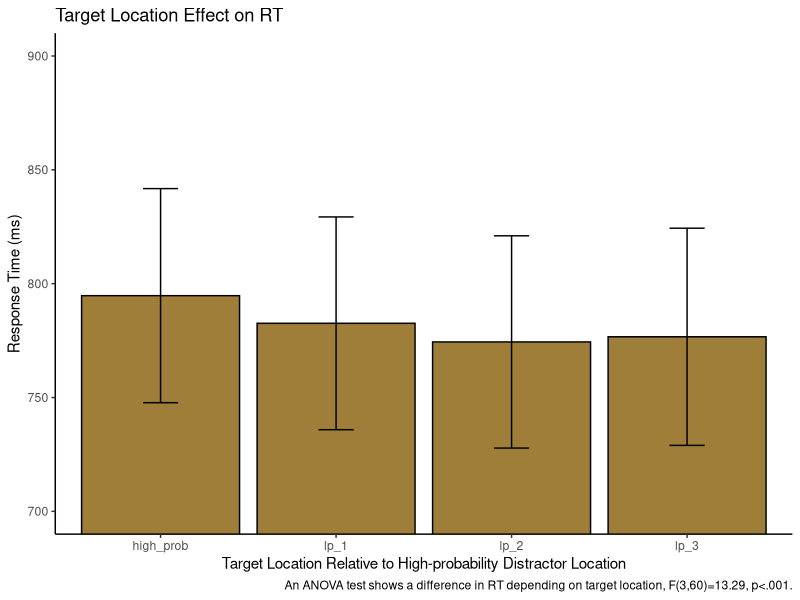
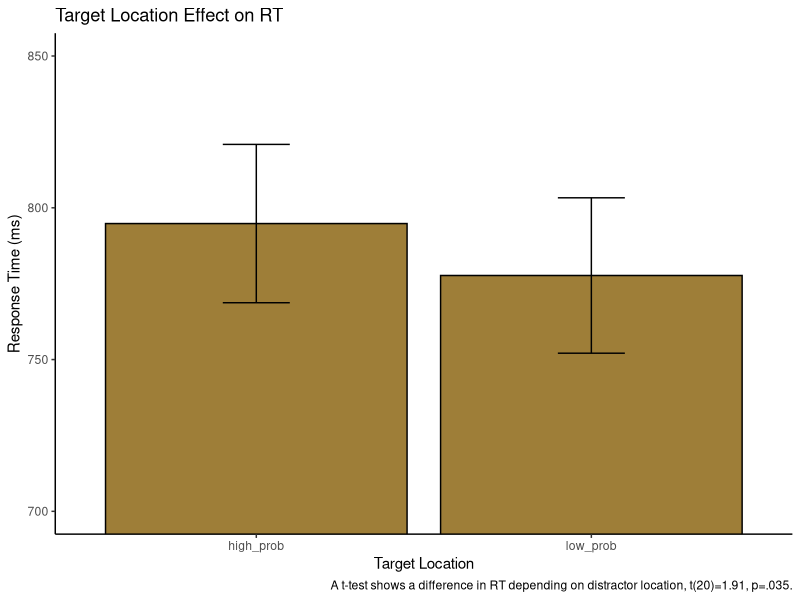
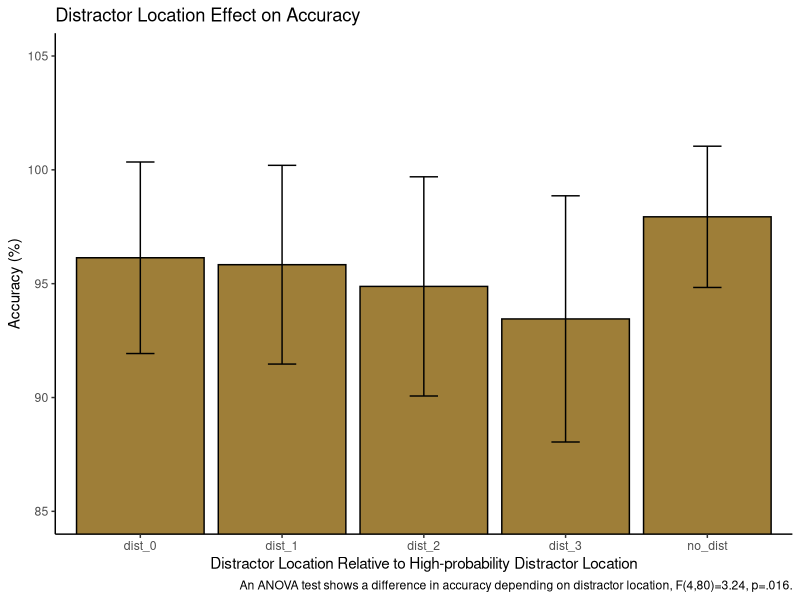
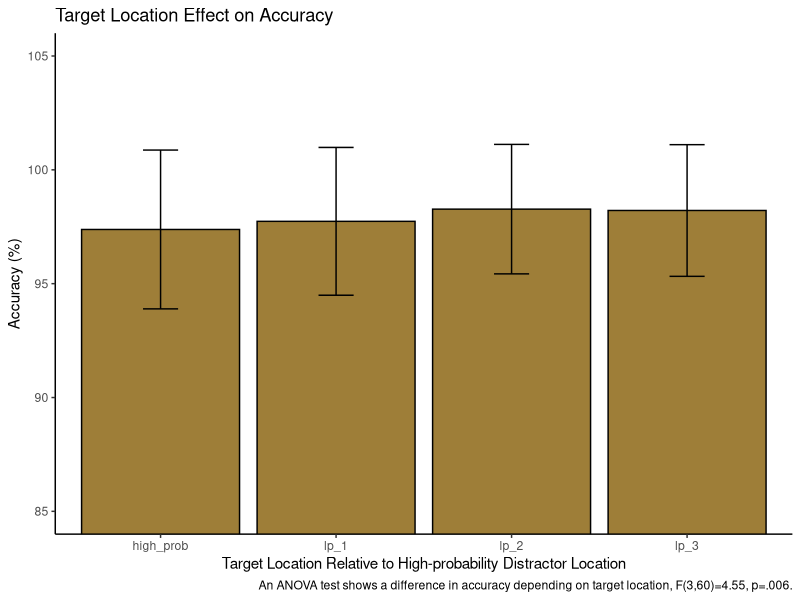

Source code (R) for these figures, in order:
## ---- chunk 1
library(tidyverse) 
library(tidyr)
library(rstatix)
library(data.table)
library(afex)
library(emmeans)
library(psych)
## ---- chunk 2

pilot <- read_csv("p02/pilot_final.csv", show_col_types = FALSE)

pilot$relative_hp_dist[pilot$relative_hp_dist == 10] <- "no_dist"
pilot$relative_hp_dist[pilot$relative_hp_dist == 0] <- "dist_0"
pilot$relative_hp_dist[pilot$relative_hp_dist == 1] <- "dist_1"
pilot$relative_hp_dist[pilot$relative_hp_dist == 2] <- "dist_2"
pilot$relative_hp_dist[pilot$relative_hp_dist == 3] <- "dist_3"
pilot$RT <- pilot$RT *1000
  
## ---- chunk 3

block_num <- rep(c(1,2,3,4,5,6,7,8), each=60, times=21)
pilot <- cbind(pilot, block_num)

## ---- chunk 4

pilot <- pilot %>%
  mutate(relative_target=
           case_when(target_loc=="loc1" & high_prob==1 ~ 0,
                     target_loc=="loc2" & high_prob==1 ~ 1,
                     target_loc=="loc3" & high_prob==1 ~ 2,
                     target_loc=="loc4" & high_prob==1 ~ 3,
                     target_loc=="loc5" & high_prob==1 ~ 2,
                     target_loc=="loc6" & high_prob==1 ~ 1,
                     target_loc=="loc1" & high_prob==2 ~ 1,
                     target_loc=="loc2" & high_prob==2 ~ 0,
                     target_loc=="loc3" & high_prob==2 ~ 1,
                     target_loc=="loc4" & high_prob==2 ~ 2,
                     target_loc=="loc5" & high_prob==2 ~ 3,
                     target_loc=="loc6" & high_prob==2 ~ 2,
                     target_loc=="loc1" & high_prob==3 ~ 2,
                     target_loc=="loc2" & high_prob==3 ~ 1,
                     target_loc=="loc3" & high_prob==3 ~ 0,
                     target_loc=="loc4" & high_prob==3 ~ 1,
                     target_loc=="loc5" & high_prob==3 ~ 2,
                     target_loc=="loc6" & high_prob==3 ~ 3,
                     target_loc=="loc1" & high_prob==4 ~ 3,
                     target_loc=="loc2" & high_prob==4 ~ 2,
                     target_loc=="loc3" & high_prob==4 ~ 1,
                     target_loc=="loc4" & high_prob==4 ~ 0,
                     target_loc=="loc5" & high_prob==4 ~ 1,
                     target_loc=="loc6" & high_prob==4 ~ 2,
                     target_loc=="loc1" & high_prob==5 ~ 2,
                     target_loc=="loc2" & high_prob==5 ~ 3,
                     target_loc=="loc3" & high_prob==5 ~ 2,
                     target_loc=="loc4" & high_prob==5 ~ 1,
                     target_loc=="loc5" & high_prob==5 ~ 0,
                     target_loc=="loc6" & high_prob==5 ~ 1,
                     target_loc=="loc1" & high_prob==6 ~ 1,
                     target_loc=="loc2" & high_prob==6 ~ 2,
                     target_loc=="loc3" & high_prob==6 ~ 3,
                     target_loc=="loc4" & high_prob==6 ~ 2,
                     target_loc=="loc5" & high_prob==6 ~ 1,
                     target_loc=="loc6" & high_prob==6 ~ 0,))

pilot$relative_target[pilot$relative_target == 0] <- "high_prob"
pilot$relative_target[pilot$relative_target == 1] <- "lp_1"
pilot$relative_target[pilot$relative_target == 2] <- "lp_2"
pilot$relative_target[pilot$relative_target == 3] <- "lp_3"

## ---- chunk 5
xsize <- c(4, 5, 6, 7, 8, 9, 10, 11, 12, 13, 14, 15, 20, 
             25, 30, 35, 50, 100)
stds <- c(1.458, 1.68, 1.841, 1.961, 2.05, 2.12, 2.173, 
            2.22, 2.246, 2.274, 2.31, 2.326, 2.391, 2.41, 2.4305, 
            2.45, 2.48, 2.5)
## ---- chunk 6
trimmed <- pilot[pilot$acc==100, ] %>% group_by(ID, relative_hp_dist) %>%
           mutate(sdc = ifelse(length(RT)>=100,2.5,approx(xsize,stds,xout=length(RT))$y), avg = mean(RT), stdev = sd(RT)) %>%
           filter(RT <= sdc*stdev+avg & RT >=avg-(sdc*stdev) & RT >=.200) %>%
           select(ID, relative_hp_dist, RT, block_num, relative_target) %>%
           as.data.frame()


statPrep <- trimmed %>% group_by(ID, relative_hp_dist) %>% summarise(measurement=mean(RT)) %>% as.data.frame()
100-(nrow(trimmed)/nrow(pilot[pilot$acc==100, ]))*100
## ---- chunk 7

target_means <- trimmed %>%
  filter(relative_hp_dist=="no_dist") %>%
  group_by(relative_target) %>%
  summarize(mean_rts=mean(RT),
            sd_rt=sd(RT),
            n_rt=21,
            se=sd_rt/sqrt(n_rt),
            upper_limit=mean_rts+se,
            lower_limit=mean_rts-se
  )
target_means

## ---- chunk 8
ggplot(data = target_means, aes(x = relative_target, y = mean_rts)) +
  geom_bar(stat = "identity", fill="#9E7E38", color='#000000') +
  geom_errorbar(aes(ymin=lower_limit, ymax=upper_limit), width=0.2)+
  coord_cartesian(ylim = c(700,900))+
  theme_classic()+
  labs(x = "Target Location Relative to High-probability Distractor Location", y = "Response Time (ms)")+
  labs(title = "Target Location Effect on RT")+
  labs(caption = "An ANOVA test shows a difference in RT depending on target location, F(3,60)=13.29, p<.001.")
  
## ---- chunk 9

df2 <- subset(trimmed,block_num!='7' & relative_hp_dist=="no_dist")
df2 <- subset(df2,block_num!='8')
df2 <- subset(df2,block_num!='5')
df2 <- subset(df2,block_num!='6')

space2<- df2 %>%
  group_by(ID, relative_target) %>%
  summarize(rts = mean(RT)
            )
space2

## ---- chunk 10

aov_car(rts ~ relative_target + Error(ID/relative_target), data=space2)

## ---- chunk 11

space <- trimmed %>%
  subset(relative_hp_dist=="no_dist")%>%
  group_by(ID, relative_target) %>%
  summarize(rts = mean(RT),
            )
space
  
## ---- chunk 12

space_anova <- setDT(space)
space_anova <- dcast(space_anova,ID~relative_target,value.var='rts')

## ---- chunk 13

#first identify outliers - not sure what to do with them anyway so overall just ignore? maybe reason enough to get rid of ppt 11? ppt 11 was problematic in most tests
space %>%
  group_by(relative_target) %>%
  identify_outliers(rts)


#testing the normality assumption -- data is normally distributed enough because no conditions have a p-value less than .05
space %>%
  group_by(relative_target) %>%
  shapiro_test(rts)

## ---- chunk 14

res.aov <- anova_test(data = space, dv = rts, wid = ID, within = relative_target)
get_anova_table(res.aov)

## ---- chunk 15

model = aov(rts~factor(relative_target)+
                Error(factor(ID)), data=space)
summary(model)

## ---- chunk 16

model2 <- aov_car(rts ~ relative_target + Error(ID/relative_target), data=space)

model2


## ---- chunk 17

space_anova <- space_anova %>%
  mutate(low_prob = (lp_1+lp_2+lp_3)/3)

## ---- chunk 18

df_mod <- subset(space_anova, select=c(ID, high_prob, low_prob))

df_mod <- reshape2::melt(df_mod, id.var=c('ID'), variable.name= "relative_target")

## ---- chunk 19

sum_stats2 <- df_mod%>%
  group_by(relative_target)%>%
  summarize(mean_rts=mean(value),
            sd_rt=sd(value),
            n_rt=21,
            se=sd_rt/sqrt(n_rt),
            upper_limit=mean_rts+se,
            lower_limit=mean_rts-se
  )
sum_stats2

## ---- chunk 20
ggplot(data = sum_stats2, aes(x = relative_target, y = mean_rts)) +
  geom_bar(stat = "identity", fill="#9E7E38", color='#000000') +
  geom_errorbar(aes(ymin=lower_limit, ymax=upper_limit), width=0.2)+
  coord_cartesian(ylim = c(700,850))+
  theme_classic()+
  labs(x = "Target Location", y = "Response Time (ms)")+
  labs(title = "Target Location Effect on RT")+
  labs(caption = "A t-test shows a difference in RT depending on distractor location, t(20)=1.91, p=.035.")
  
## ---- chunk 21

t.test(x=space_anova$high_prob, y=space_anova$low_prob, alternative="greater", mu=0,paired = TRUE, conf.level = .95)

## ---- chunk 22

space_half <- setDT(space2)
space_half <- dcast(space_half,ID~relative_target,value.var='rts')

space_half <- space_half %>%
 mutate(low_prob = (lp_1+lp_2+lp_3)/3)

space_half %>%
  t.test(x=space_half$high_prob, y=space_half$low_prob, alternative="greater", mu=0,paired = TRUE, conf.level = .95)

## ---- chunk 23

df_mod2 <- subset(space_half, select=c(ID, high_prob, low_prob))
df_mod2 <- reshape2::melt(df_mod2, id.var=c('ID'), variable.name= "relative_target")

sum_stats3 <- df_mod2%>%
  group_by(relative_target)%>%
  summarize(mean_rts=mean(value),
            sd_rt=sd(value),
            n_rt=21,
            se=sd_rt/sqrt(n_rt),
            upper_limit=mean_rts+se,
            lower_limit=mean_rts-se
  )
sum_stats3

## ---- chunk 24

pilot_distacc <- pilot %>%
  group_by(relative_hp_dist) %>%
  summarize(accuracy = mean(acc),
            sd_rt=sd(acc),
            n_rt=21,
            se=sd_rt/sqrt(n_rt),
            upper_limit=accuracy+se,
            lower_limit=accuracy-se
            )
pilot_targacc <- pilot %>%
  subset(relative_hp_dist=="no_dist")%>%
  group_by(relative_target) %>%
  summarize(accuracy = mean(acc),
            sd_rt=sd(acc),
            n_rt=21,
            se=sd_rt/sqrt(n_rt),
            upper_limit=accuracy+se,
            lower_limit=accuracy-se
            )



## ---- chunk 25
ggplot(data = pilot_distacc, aes(x = relative_hp_dist, y = accuracy)) +
  geom_bar(stat = "identity", fill="#9E7E38", color='#000000') +
  geom_errorbar(aes(ymin=lower_limit, ymax=upper_limit), width=0.2)+
  coord_cartesian(ylim = c(85,105))+
  theme_classic()+
  labs(x = "Distractor Location Relative to High-probability Distractor Location", y = "Accuracy (%)")+
  labs(title = "Distractor Location Effect on Accuracy")+
  labs(caption = "An ANOVA test shows a difference in accuracy depending on distractor location, F(4,80)=3.24, p=.016.")

## ---- chunk 26
ggplot(data = pilot_targacc, aes(x = relative_target, y = accuracy)) +
  geom_bar(stat = "identity", fill="#9E7E38", color='#000000') +
  geom_errorbar(aes(ymin=lower_limit, ymax=upper_limit), width=0.2)+
  coord_cartesian(ylim = c(85,105))+
  theme_classic()+
  labs(x = "Target Location Relative to High-probability Distractor Location", y = "Accuracy (%)")+
  labs(title = "Target Location Effect on Accuracy")+
  labs(caption = "An ANOVA test shows a difference in accuracy depending on target location, F(3,60)=4.55, p=.006.")

## ---- chunk 27

pilot_dist <- pilot %>%
  group_by(ID, relative_hp_dist) %>%
  summarize(accuracy = mean(acc)
            )
pilot_dist
## ---- chunk 28

pilot_targ <- pilot %>%
  subset(relative_hp_dist=="no_dist")%>%
  group_by(ID, relative_target) %>%
  summarize(accuracy = mean(acc)
            )

pilot_targ

## ---- chunk 29

model = aov(accuracy~factor(relative_hp_dist)+
                Error(factor(ID)), data=pilot_dist)
summary(model)

## ---- chunk 30

model2 <- aov_car(accuracy ~ relative_hp_dist + Error(ID/relative_hp_dist), data=pilot_dist)

model2


## ---- chunk 31

model = aov(accuracy~factor(relative_target)+
                Error(factor(ID)), data=pilot_targ)
summary(model)

## ---- chunk 32

model2 <- aov_car(accuracy ~ relative_target + Error(ID/relative_target), data=pilot_targ)

model2


## ---- chunk 33
df3 <- subset(pilot,block_num!='7')
df3 <- subset(df3,block_num!='8')
df3 <- subset(df3,block_num!='5')
df3 <- subset(df3,block_num!='6')



## ---- chunk 34

pilot_dist3 <- df3 %>%
  group_by(ID, relative_hp_dist) %>%
  summarize(accuracy = mean(acc)
            )

## ---- chunk 35

pilot_targ3 <- df3 %>%
  subset(relative_hp_dist="no_dist")%>%
  group_by(ID, relative_target) %>%
  summarize(accuracy = mean(acc)
            )


## ---- chunk 36

aov_car(accuracy ~ relative_hp_dist + Error(ID/relative_hp_dist), data=pilot_dist3)



## ---- chunk 37

aov_car(accuracy ~ relative_target + Error(ID/relative_target), data=pilot_targ3)
